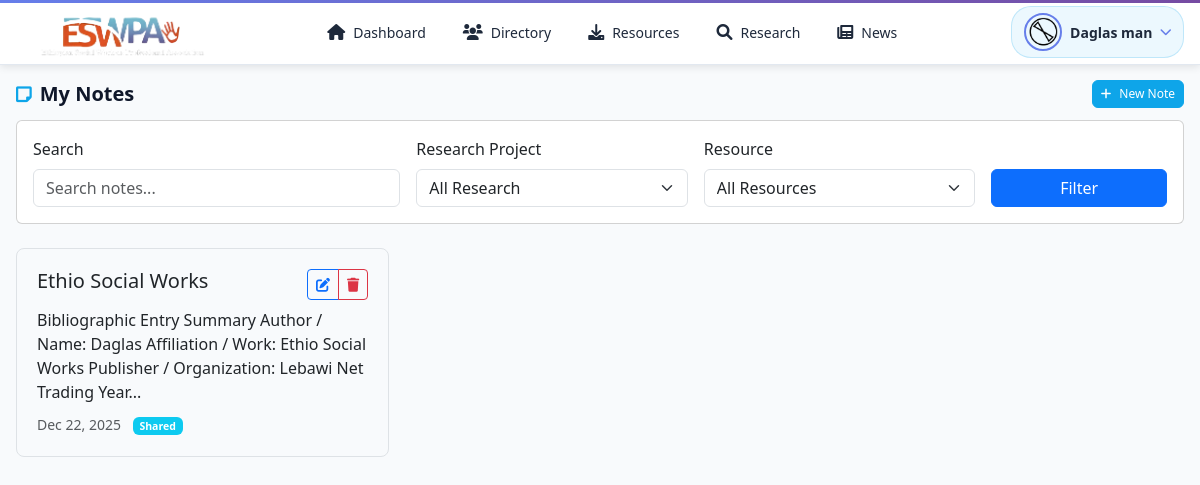
/member-notes.php (signed in), run on the app's committed database.
### tables this page shows
CREATE TABLE IF NOT EXISTS `registrations` (
  `id` int NOT NULL AUTO_INCREMENT,
  `membership_id` varchar(50) DEFAULT NULL,
  `fullname` varchar(255) NOT NULL,
  `sex` enum('Male','Female') NOT NULL,
  `email` varchar(191) NOT NULL,
  `phone` varchar(20) NOT NULL,
  `address` text NOT NULL,
  `qualification` varchar(255) NOT NULL,
  `qualification_pdf` varchar(255) DEFAULT NULL,
  `graduation_date` date DEFAULT NULL,
  `payment_duration` varchar(50) NOT NULL,
  `payment_option` varchar(50) NOT NULL,
  `id_card` tinyint(1) NOT NULL DEFAULT '0',
  `photo` varchar(255) DEFAULT NULL,
  `bank_slip` varchar(255) DEFAULT NULL,
  `approval_status` enum('pending','approved','rejected') NOT NULL DEFAULT 'pending',
  `approved_by` int DEFAULT NULL,
  `approved_at` timestamp NULL DEFAULT NULL,
  `expiry_date` date DEFAULT NULL,
  `status` enum('active','expired','pending') NOT NULL DEFAULT 'pending',
  `id_card_generated` tinyint(1) NOT NULL DEFAULT '0',
  `id_card_generated_at` timestamp NULL DEFAULT NULL,
  `created_at` timestamp NULL DEFAULT CURRENT_TIMESTAMP,
  `package_id` int DEFAULT NULL,
  `package_start_date` date DEFAULT NULL,
  `package_end_date` date DEFAULT NULL,
  `updated_at` timestamp NULL DEFAULT NULL ON UPDATE CURRENT_TIMESTAMP,
  PRIMARY KEY (`id`),
  UNIQUE KEY `email` (`email`),
  UNIQUE KEY `membership_id` (`membership_id`),
  KEY `idx_membership_id` (`membership_id`),
  KEY `idx_approval_status` (`approval_status`),
  KEY `idx_status` (`status`),
  KEY `fk_approved_by` (`approved_by`),
  KEY `idx_package_id` (`package_id`)
);

CREATE TABLE IF NOT EXISTS `research_notes` (
  `id` int NOT NULL AUTO_INCREMENT,
  `member_id` int NOT NULL,
  `research_id` int DEFAULT NULL,
  `resource_id` int DEFAULT NULL,
  `title` varchar(255) NOT NULL,
  `content` text NOT NULL,
  `tags` text,
  `is_shared` tinyint(1) DEFAULT '0',
  `created_at` timestamp NOT NULL DEFAULT CURRENT_TIMESTAMP,
  `updated_at` timestamp NOT NULL DEFAULT CURRENT_TIMESTAMP ON UPDATE CURRENT_TIMESTAMP,
  PRIMARY KEY (`id`),
  KEY `idx_member_id` (`member_id`),
  KEY `idx_research_id` (`research_id`),
  KEY `idx_resource_id` (`resource_id`)
);

### include/notes_handler.php (called while the page is built, shortened)
<?php
require_once __DIR__ . '/config.php';
function getMemberNotes($member_id, $research_id = null, $resource_id = null, $search = null) {
    global $conn;
    $where = ["member_id = ?"];
    $params = [$member_id];
    $types = 'i';
    $whereClause = implode(' AND ', $where);
    $query = "SELECT * FROM research_notes WHERE $whereClause ORDER BY updated_at DESC";
    $stmt = $conn->prepare($query);
    if (!empty($params)) {
        $stmt->bind_param($types, ...$params);
    }
    $stmt->execute();
    $result = $stmt->get_result();
    $notes = [];
    while ($row = $result->fetch_assoc()) {
        $notes[] = $row;
    }
    return $notes;
}

### member-notes.php (the view, shortened to what this page needs)
<?php
include 'include/config.php';
require_once __DIR__ . '/include/notes_handler.php';
$member_id = $_SESSION['member_id'];
$filter_research = isset($_GET['research_id']) ? intval($_GET['research_id']) : null;
$filter_resource = isset($_GET['resource_id']) ? intval($_GET['resource_id']) : null;
$search = $_GET['search'] ?? '';
$notes = getMemberNotes($member_id, $filter_research, $filter_resource, $search);
?>
<!DOCTYPE html>
<html lang="en">
<head>
    <link rel="stylesheet" href="assets/css/bootstrap.min.css">
    <link rel="stylesheet" href="https://cdnjs.cloudflare.com/ajax/libs/font-awesome/6.0.0/css/all.min.css">
    <link href="https://cdn.jsdelivr.net/npm/bootstrap@5.3.0/dist/css/bootstrap.min.css" rel="stylesheet">
    <link href="assets/css/member-panel.css" rel="stylesheet">
</head>
<body>
    <?php include 'member-header-v1.2.php'; ?>
    <div class="mp-content-wrapper">
        <div class="mp-container">
            <div class="mp-content">
                <div class="mp-flex-between mp-mb-md">
                    <h2 class="mp-page-title"><i class="fas fa-sticky-note"></i> My Notes</h2>
                    <button class="mp-btn mp-btn-primary mp-btn-sm" data-bs-toggle="modal" data-bs-target="#noteModal" onclick="openNoteModal()">
                    <i class="fas fa-plus"></i> New Note
                </button>
            </div>
            <div class="card mb-4">
                <div class="card-body">
                    <form method="GET" class="row g-3">
                        <div class="col-md-4">
                            <label class="form-label">Search</label>
                            <input type="text" name="search" class="form-control" value="<?php echo htmlspecialchars($search); ?>" placeholder="Search notes...">
                        </div>
                        <div class="col-md-3">
                            <label class="form-label">Research Project</label>
                            <select name="research_id" class="form-select">
                                <option value="">All Research</option>
                            </select>
                        </div>
                        <div class="col-md-3">
                            <label class="form-label">Resource</label>
                            <select name="resource_id" class="form-select">
                                <option value="">All Resources</option>
                            </select>
                        </div>
                        <div class="col-md-2 d-flex align-items-end">
                            <button type="submit" class="btn btn-primary w-100">Filter</button>
                        </div>
                    </form>
                </div>
            </div>
            <?php if (count($notes) > 0): ?>
                <div class="row">
                    <?php foreach ($notes as $note): ?>
                        <div class="col-md-6 col-lg-4">
                            <div class="note-card">
                                <div class="d-flex justify-content-between align-items-start mb-2">
                                    <h5 class="mb-0"><?php echo htmlspecialchars($note['title']); ?></h5>
                                    <div class="btn-group">
                                        <button class="btn btn-sm btn-outline-primary" onclick="editNote(<?php echo htmlspecialchars(json_encode($note, JSON_HEX_APOS | JSON_HEX_QUOT)); ?>)">
                                            <i class="fas fa-edit"></i>
                                        </button>
                                        <button class="btn btn-sm btn-outline-danger" onclick="deleteNote(<?php echo $note['id']; ?>, this)">
                                            <i class="fas fa-trash"></i>
                                        </button>
                                    </div>
                                </div>
                                <div class="note-content">
                                    <?php echo substr(strip_tags($note['content']), 0, 150) . '...'; ?>
                                </div>
                                <div class="mt-2">
                                    <small class="text-muted">
                                        <?php echo date('M d, Y', strtotime($note['updated_at'])); ?>
                                        <?php if ($note['is_shared']): ?>
                                            <span class="badge bg-info ms-2">Shared</span>
                                        <?php endif; ?>
                                    </small>
                                </div>
                            </div>
                        </div>
                    <?php endforeach; ?>
                </div>
            <?php else: ?>
                <div class="alert alert-info">
                    <i class="fas fa-info-circle"></i> No notes found. Create your first note!
                </div>
            <?php endif; ?>
        </div>
        </div>
    </div>
</body>
</html>

### member-header-v1.2.php (shortened to what this page needs)
<?php
include 'include/config.php';
$member_id = $_SESSION['member_id'];
$member_query = "SELECT fullname, membership_id, photo FROM registrations WHERE id = ? LIMIT 1";
$member_stmt = $conn->prepare($member_query);
$member_stmt->bind_param("i", $member_id);
$member_stmt->execute();
$member_result = $member_stmt->get_result();
$member_info = $member_result->fetch_assoc();
$current_page = basename($_SERVER['PHP_SELF']);
?>
<header class="member-header-v1-2 member-header-fixed">
    <nav class="member-navbar-v1-2">
        <div class="member-navbar-container-v1-2">
            <a href="member-dashboard.php" class="member-navbar-logo-v1-2">
                <img src="assets/img/content/logo-light.png" alt="ESWPA" class="member-logo-img-v1-2">
            </a>
            <div class="member-navbar-menu-v1-2 d-none d-md-flex">
                <a href="member-dashboard.php" class="member-navbar-link-v1-2 <?php echo $current_page == 'member-dashboard.php' ? 'active' : ''; ?>">
                    <i class="fas fa-home"></i>
                    <span>Dashboard</span>
                </a>
                <a href="member-directory.php" class="member-navbar-link-v1-2 <?php echo $current_page == 'member-directory.php' ? 'active' : ''; ?>">
                    <i class="fas fa-users"></i>
                    <span>Directory</span>
                </a>
                <a href="resources.php" class="member-navbar-link-v1-2 <?php echo $current_page == 'resources.php' ? 'active' : ''; ?>">
                    <i class="fas fa-download"></i>
                    <span>Resources</span>
                </a>
                <a href="member-research.php" class="member-navbar-link-v1-2 <?php echo in_array($current_page, ['member-research.php', 'member-research-detail.php', 'member-create-research.php', 'member-research-library.php']) ? 'active' : ''; ?>">
                    <i class="fas fa-search"></i>
                    <span>Research</span>
                </a>
                <a href="news.php" class="member-navbar-link-v1-2 <?php echo $current_page == 'news.php' ? 'active' : ''; ?>">
                    <i class="fas fa-newspaper"></i>
                    <span>News</span>
                </a>
            </div>
            <div class="member-navbar-profile-v1-2">
                <div class="member-profile-dropdown-v1-2">
                    <button class="member-profile-btn-v1-2" type="button" id="memberProfileDropdownBtn" onclick="void(0)">
                        <?php if (!empty($member_info['photo'])): ?>
                            <img src="<?php echo htmlspecialchars($member_info['photo']); ?>"
                                 alt="Member Photo"
                                 class="member-profile-avatar-v1-2">
                        <?php else: ?>
                            <div class="member-profile-icon-v1-2">
                                <i class="fas fa-user-circle"></i>
                            </div>
                        <?php endif; ?>
                        <span class="member-profile-name-v1-2 d-none d-lg-inline"><?php echo htmlspecialchars($member_info['fullname']); ?></span>
                        <i class="fas fa-chevron-down member-profile-arrow-v1-2"></i>
                    </button>
                </div>
            </div>
        </div>
    </nav>
</header>

### assets/css/member-panel.css (style rules this page uses)
:root { --mp-primary: #0ea5e9; --mp-primary-dark: #0284c7; --mp-success: #10b981; --mp-warning: #f59e0b; --mp-danger: #ef4444; --mp-info: #0ea5e9; --mp-secondary: #64748b; --mp-gray-50: #f8fafc; --mp-gray-100: #f1f5f9; --mp-gray-200: #e2e8f0; --mp-gray-300: #cbd5e1; --mp-gray-400: #94a3b8; --mp-gray-500: #64748b; --mp-gray-600: #475569; --mp-gray-700: #334155; --mp-gray-800: #1e293b; --mp-gray-900: #0f172a; --mp-space-xs: 4px; --mp-space-sm: 8px; --mp-space-md: 12px; --mp-space-lg: 16px; --mp-space-xl: 20px; --mp-space-2xl: 24px; --mp-radius-sm: 6px; --mp-radius-md: 8px; --mp-radius-lg: 12px; --mp-shadow-sm: 0 1px 2px rgba(0,0,0,0.05); --mp-shadow-md: 0 2px 4px rgba(0,0,0,0.08); --mp-shadow-lg: 0 4px 8px rgba(0,0,0,0.1); --mp-transition: all 0.2s ease; }
.mp-container { padding: var(--mp-space-lg) 0; padding-top: 80px; padding-bottom: 80px; background: var(--mp-gray-50); min-height: calc(100vh - 64px); }
@media (min-width: 768px) { .mp-container { padding-bottom: var(--mp-space-lg); } }
.mp-content-wrapper { margin-top: 0; background: var(--mp-gray-50); }
.mp-content { max-width: 1400px; margin: 0 auto; padding: 0 var(--mp-space-lg); }
.mp-page-title { font-size: 1.25rem; font-weight: 600; color: var(--mp-gray-900); margin: 0; display: flex; align-items: center; gap: var(--mp-space-sm); }
.mp-page-title i { font-size: 1.125rem; color: var(--mp-primary); }
.mp-btn { display: inline-flex; align-items: center; justify-content: center; gap: var(--mp-space-sm); padding: var(--mp-space-sm) var(--mp-space-md); font-size: 0.875rem; font-weight: 500; border-radius: var(--mp-radius-sm); border: 1px solid transparent; cursor: pointer; transition: var(--mp-transition); text-decoration: none; white-space: nowrap; }
.mp-btn-sm { padding: var(--mp-space-xs) var(--mp-space-sm); font-size: 0.75rem; }
.mp-btn-primary { background: var(--mp-primary); color: white; border-color: var(--mp-primary); }
.mp-mb-md { margin-bottom: var(--mp-space-md) !important; }
.mp-flex-between { display: flex; justify-content: space-between; align-items: center; }

### member-notes.php (style rules this page uses)
.note-card { border: 1px solid #dee2e6; border-radius: 8px; padding: 20px; margin-bottom: 20px; transition: all 0.3s; }

### member-header-v1.2.php (style rules this page uses)
.member-header-v1-2 { position: fixed; top: 0; left: 0; right: 0; z-index: 1000; width: 100%; }
.member-navbar-v1-2 { position: relative; background: #ffffff; box-shadow: 0 2px 8px rgba(0, 0, 0, 0.1); border-bottom: 1px solid #e2e8f0; transition: all 0.3s ease; }
.member-navbar-v1-2::before { content: ''; position: absolute; top: 0; left: 0; right: 0; height: 3px; background: linear-gradient(90deg, #667eea 0%, #764ba2 50%, #667eea 100%); background-size: 200% 100%; animation: gradientShift 3s ease infinite; }
.member-navbar-container-v1-2 { max-width: 1400px; margin: 0 auto; padding: 0 16px; display: flex; align-items: center; justify-content: space-between; height: 64px; }
.member-navbar-logo-v1-2 { display: flex; align-items: center; text-decoration: none; margin-left: 15px; }
.member-logo-img-v1-2 { height: 55px; width: auto; object-fit: contain; transition: transform 0.3s; }
.member-navbar-menu-v1-2 { display: flex; align-items: center; gap: 5px; flex: 1; justify-content: center; margin: 0 30px; }
.member-navbar-link-v1-2 { display: flex; align-items: center; gap: 8px; padding: 8px 16px; color: #1e293b; text-decoration: none; border-radius: 6px; transition: all 0.2s ease; font-weight: 500; font-size: 0.875rem; position: relative; }
.member-navbar-link-v1-2 i { font-size: 16px; }
.member-navbar-profile-v1-2 { flex-shrink: 0; }
.member-profile-dropdown-v1-2 { position: relative; }
.member-profile-btn-v1-2 { display: flex; align-items: center; gap: 8px; padding: 6px 12px; background: rgba(14, 165, 233, 0.08); border: 1px solid rgba(14, 165, 233, 0.2); border-radius: 20px; cursor: pointer; transition: all 0.2s ease; text-decoration: none; color: #1e293b; }
.member-profile-avatar-v1-2 { width: 38px; height: 38px; border-radius: 50%; object-fit: cover; border: 2px solid #667eea; }
.member-profile-name-v1-2 { font-weight: 600; font-size: 14px; max-width: 150px; overflow: hidden; text-overflow: ellipsis; white-space: nowrap; }
.member-profile-arrow-v1-2 { font-size: 12px; color: #667eea; transition: transform 0.3s; }

### data on the page
registrations: photo (picture), fullname "Daglas man"
research_notes: title "Ethio Social Works", content "Bibliographic Entry Summary Author / Name: Daglas Affiliation / Work: Ethio Social Works Publisher / Organization: Lebawi Net Trading Year", updated_at "Dec 22, 2025", is_shared "Shared"
